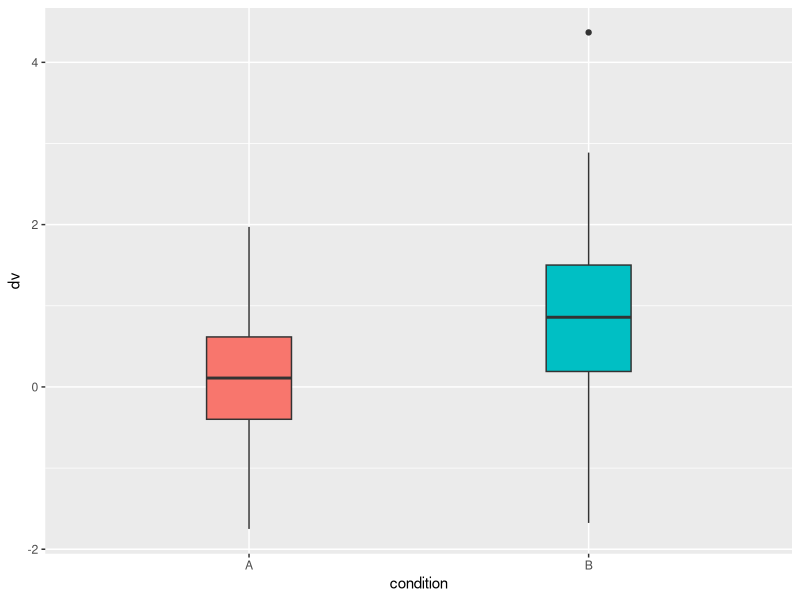

The R script that drew this image:
## ---- chunk 1
knitr::opts_chunk$set(echo = TRUE)
library(tidyverse)
## ---- chunk 2
n <- 100

data <- data.frame(
  id = 1:n,
  condition = c("A", "B") |> rep(each = n/2),
  dv = c(rnorm(n/2, 0), rnorm(n/2, 1))
)
## ---- chunk 3
library(ggplot2)
ggplot(data, aes(condition, dv))  +
  geom_boxplot(width = 0.25,
               aes(fill = condition),
               show.legend = FALSE)
